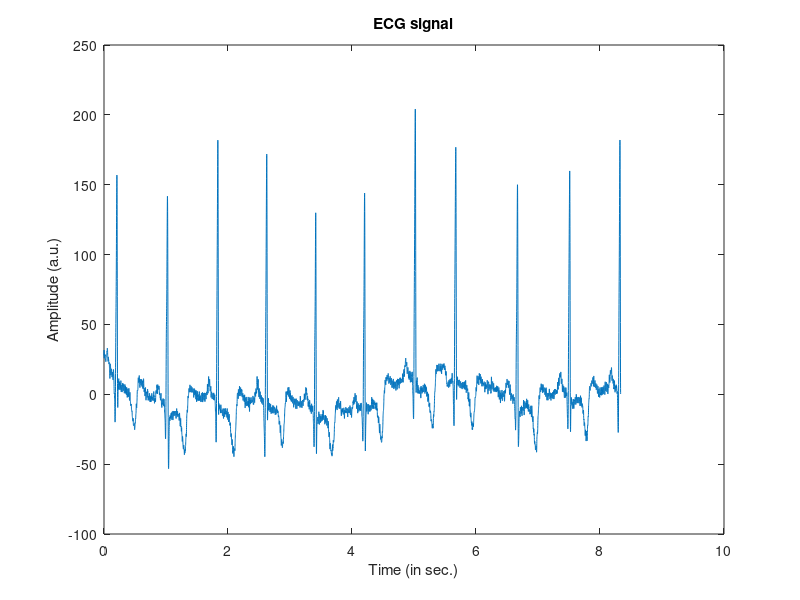
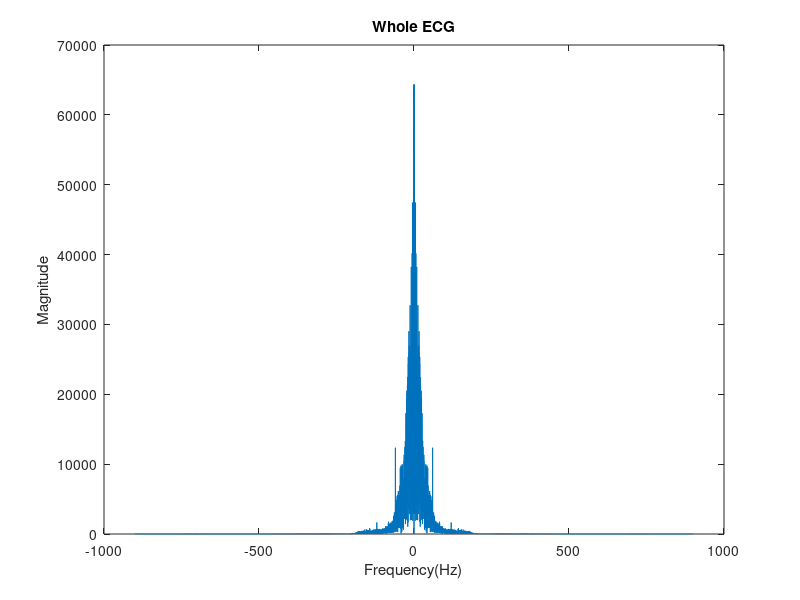
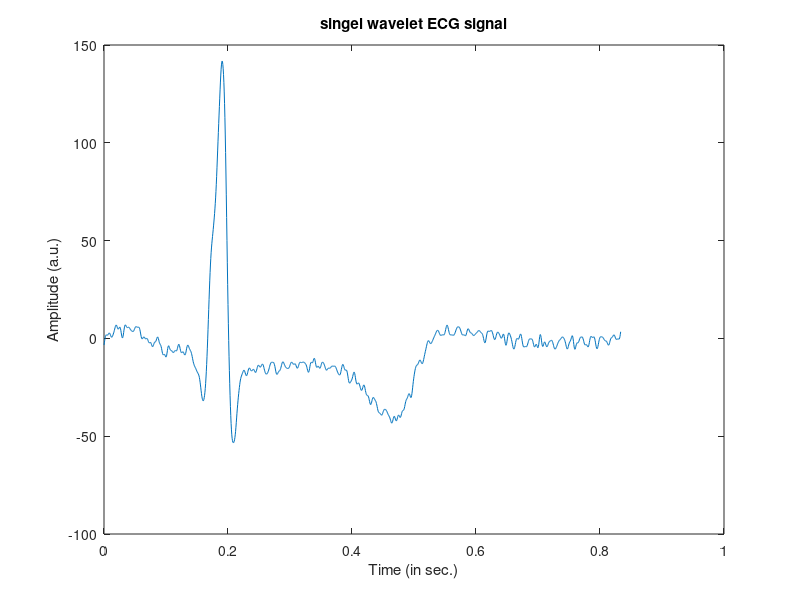
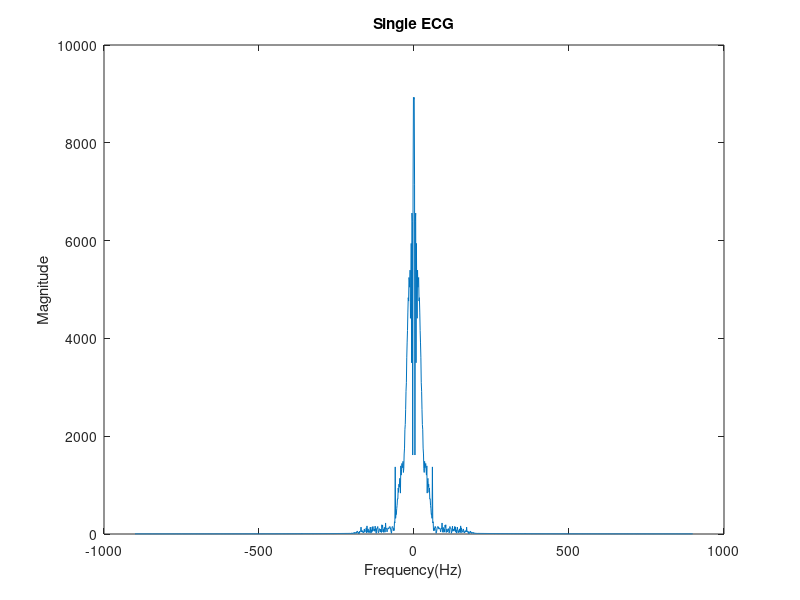

Here is the MATLAB script that generated these plots, in order:
ECG_Fs = 1800;
load ECG % ECG: ECG signal, ECG_Fs: sampling rate in Hz
figure(1)
plot((0:length(ECG)-1)/ECG_Fs, ECG);
xlabel('Time (in sec.)')
ylabel('Amplitude (a.u.)');
title('ECG signal');

len = length(ECG);
figure(2)
freq_axis = (-len/2 : len/2 - 1)*ECG_Fs / len;
Total = fft(ECG);
Total = fftshift(Total);
plot(freq_axis, abs(Total));
title('Whole ECG');
ylabel('Magnitude');
xlabel('Frequency(Hz)');

ECG_wavelet = ECG(1500 : 3000);
figure(3)
plot((0:length(ECG_wavelet)-1)/ECG_Fs, ECG_wavelet);
xlabel('Time (in sec.)')
ylabel('Amplitude (a.u.)');
title('singel wavelet ECG signal');

len = length(ECG_wavelet);
figure(4)
freq_axis = (-len/2 : len/2 - 1)*ECG_Fs / len;
Single = fft(ECG_wavelet);
Single = fftshift(Single);
plot(freq_axis, abs(Single));
title('Single ECG');
ylabel('Magnitude');
xlabel('Frequency(Hz)');